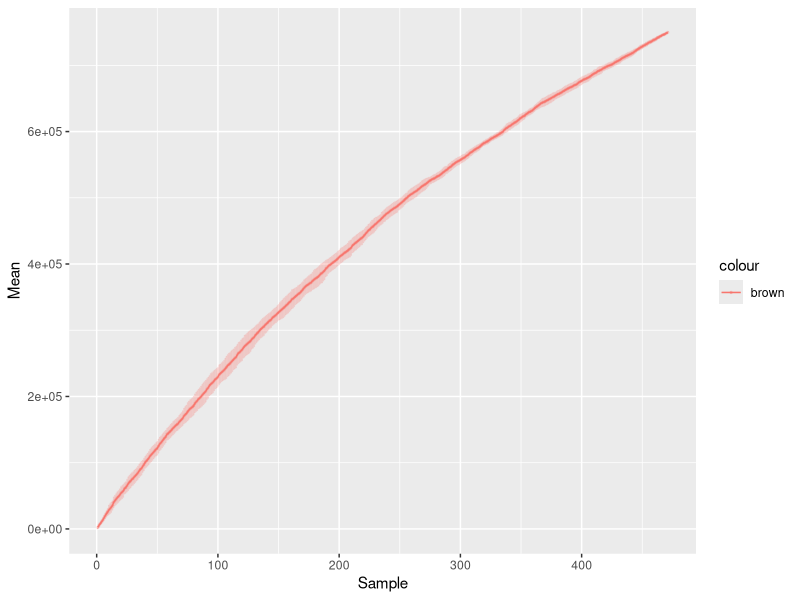
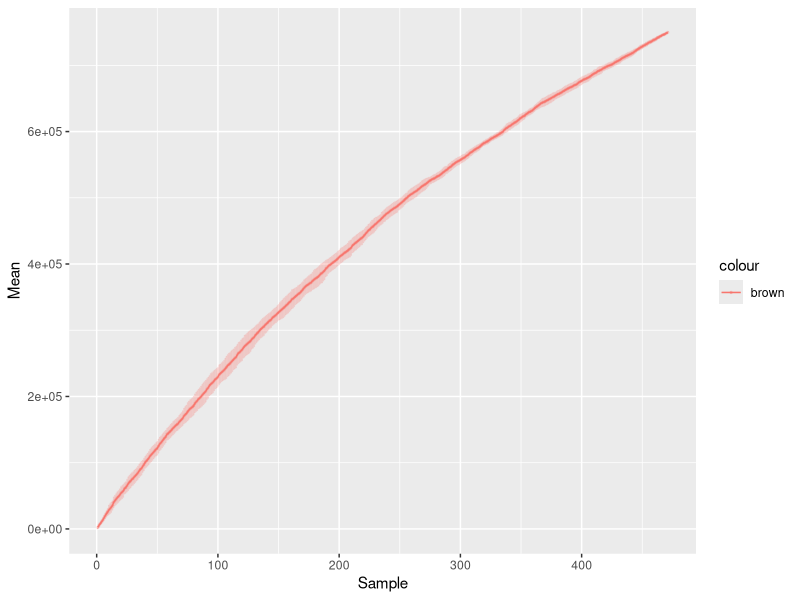
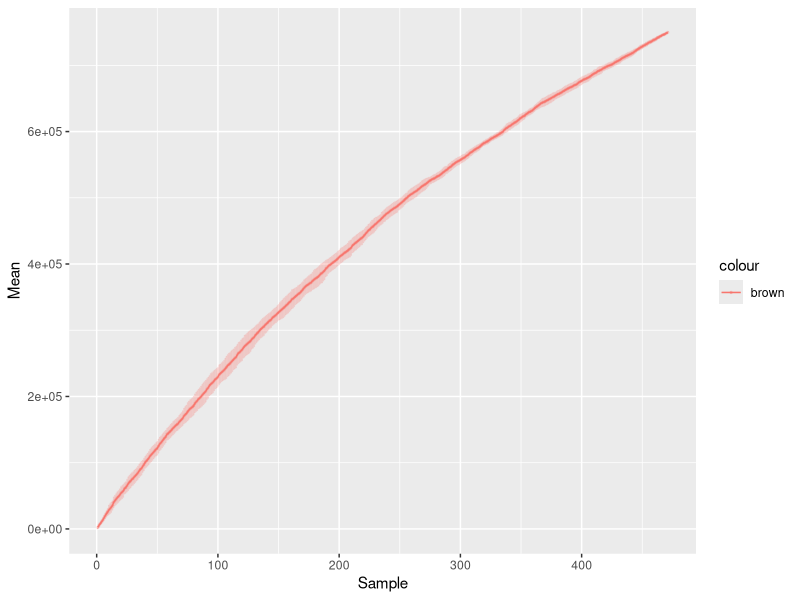

R code for these plots, in order:
library(tidyverse)
library(reshape2)
library(ggpubr)

# Read table
table <- read.table ("Sample_num2species_num_for_rarefaction_curve.txt", sep = "\t", head = T, na.strings = c("NA"))
head(table)

# Make line plot
p<- ggplot(table, aes(x=Sample, y=Mean, color = "brown")) + 
    geom_line() +
    geom_point(size = 0.5, alpha = 0.25)+
    geom_errorbar(aes(ymin=Mean-Std, ymax=Mean+Std), width=.2, alpha = 0.25,
                position=position_dodge(0.05))
p

ggsave(p,file=paste0("Sample_num2species_num_for_refraction_curve.pdf"), width = 15, height = 12, units = "in")
ggsave(p,file=paste0("Sample_num2species_num_for_refraction_curve.png"), width = 15, height = 12, units = "in")